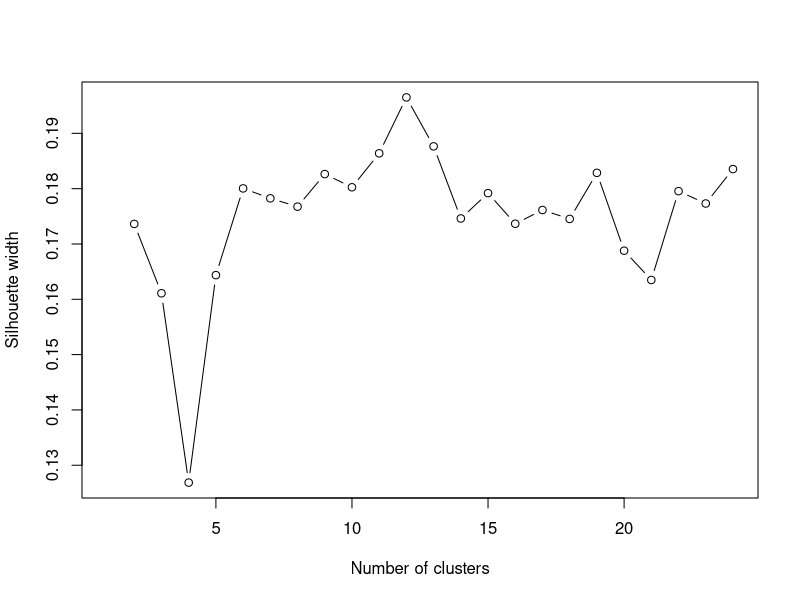

The R script that drew this image:
# Title     : Supermarkets Clustering using partitioning around medoids
# Objective : Using silhouette method find the optimal number of clusters
# Created by: Emilio Corvino
# Created on: 02/05/2020

library("dplyr")
library("readr")
library("cluster")
library("ggplot2")

set.seed(42)
dataset <- read_csv("supermarket_clean.csv")
df <- as.data.frame(dataset)

# Invoices IDs
ids <- df %>% select(Invoice_ID)

# Dataset without IDs and with categoricals variables factorized
df_clean <- df %>%
  mutate(City = factor(City),
         Customer_type = factor(Customer_type),
         Gender = factor(Gender),
         Product_line = factor(Product_line)
  ) %>%
  select(City, Customer_type, Gender, Product_line, Total, Rating)
frame <- as.data.frame(df_clean)

# Calculate gower distance
gower_dist <- daisy(frame, metric = "gower")
summary(gower_dist)

# Calculate silhouette width for many k using PAM
min_clusters <- 2
max_clusters <- 24
silhouette_width <- c()
for (num_clusters in min_clusters:max_clusters) {
  pam_fit <- pam(gower_dist, diss = TRUE, k = num_clusters)
  silhouette_width[num_clusters] <- pam_fit$silinfo$avg.width
}

# Plot silhouette width (higher is better)
plot(1:max_clusters, silhouette_width, xlab = "Number of clusters", ylab = "Silhouette width", type = "b")
